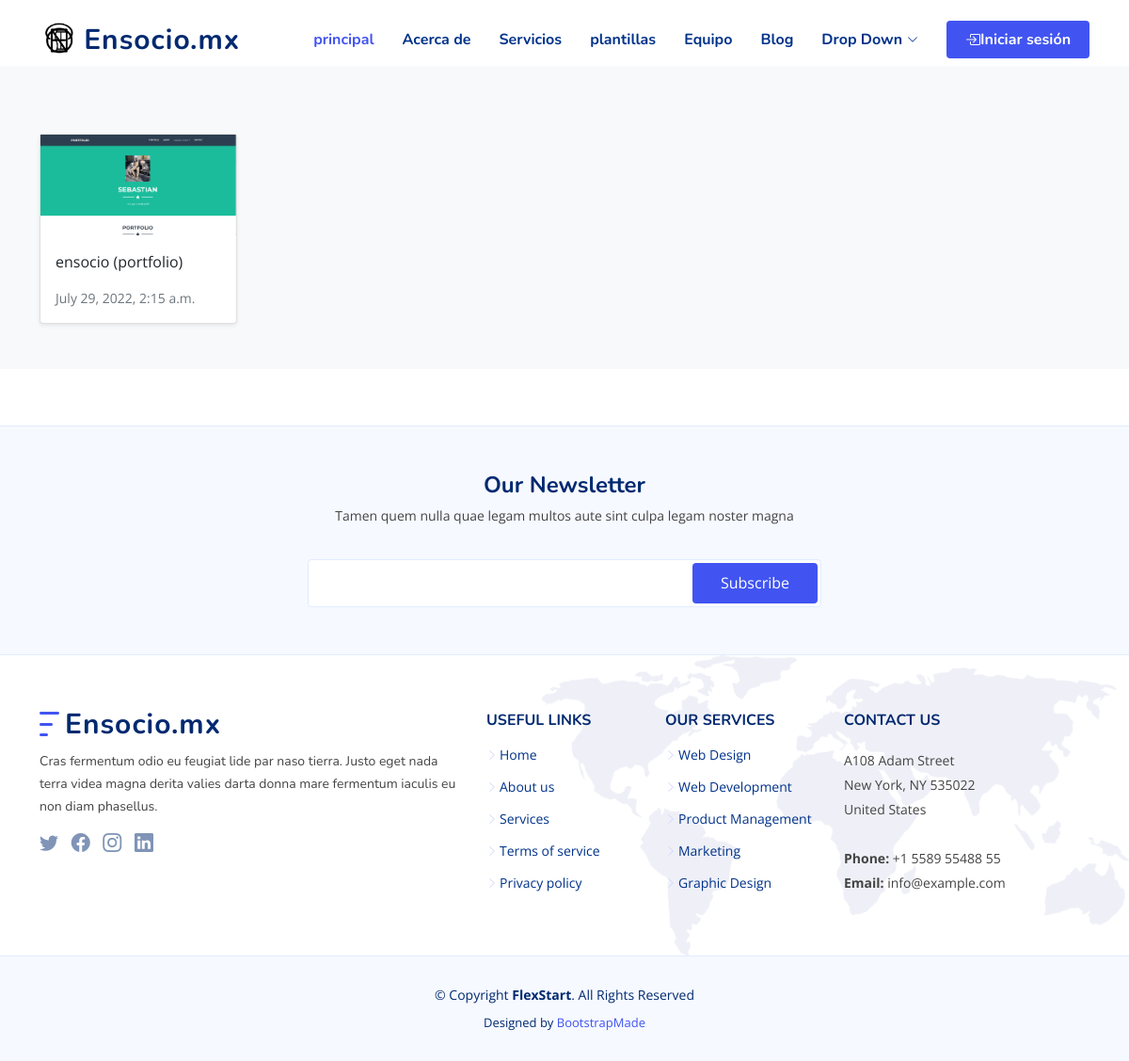
The app's page /shop_plantilla/portfolio/ with its own data.
### Shop/models.py (models this page shows, shortened)
class ProductPlantillas(models.Model):
    category_plantillas = models.ForeignKey(CategoryPlantillas, related_name='productplantillas', on_delete=models.CASCADE)
    created_by_p = models.ForeignKey(settings.AUTH_USER_MODEL, on_delete=models.CASCADE, related_name='product_creator_p')
    title_p = models.CharField(max_length=255)
    author_p = models.CharField(max_length=255, default='admin')
    description_p = tinymce_models.HTMLField(blank=True)
    image_p0 = models.ImageField(upload_to='images/', default='images/default.png', null=True)
    image_p1 = models.ImageField(upload_to='images/', default='images/default.png', null=True)
    image_p2 = models.ImageField(upload_to='images/', default='images/default.png', null=True)
    slug_p = models.SlugField(max_length=255)
    price_p = models.DecimalField(max_digits=7, decimal_places=2)
    old_price_p = models.DecimalField(max_digits=7, decimal_places=2, null=True)
    in_stock_p = models.BooleanField(default=True)
    is_active_p = models.BooleanField(default=True)
    created_p = models.DateTimeField(auto_now_add=True)
    updated_p = models.DateTimeField(auto_now=True)
    class Meta:
        verbose_name_plural = 'Productplantillass'
    def get_absolute_url(self):
        return reverse('Shop:plantillas_detail', args=[self.slug_p])

### Shop/views.py (the view)
# urls.py: path('shop_plantilla/<slug:plantilla_category_slug>/', views.plantilla_category_list, name='plantilla_category_list'),
def plantilla_category_list(request, plantilla_category_slug=None):
    category_plantillas = get_object_or_404(CategoryPlantillas, slug_p=plantilla_category_slug)
    plantillas = ProductPlantillas.objects.filter(category_plantillas=category_plantillas)
    context = {
        'category_plantillas': category_plantillas,
        'plantillas': plantillas,
    }
    return render(request, 'Shop/products/plantilla_category.html', context)

### Shop/models.py (called while the page is built)
    def get_absolute_url(self):
        return reverse('Shop:category_list', args=[self.slug])

    def get_absolute_url(self):
        return reverse('Shop:plantilla_category_list', args=[self.slug_p])

### Shop/views.py (called while the page is built)
def categories(request):
    return {
        'categories': Category.objects.all()
    }

def categoriesplantillas(request):
    return {
        'categoriesplantillas': CategoryPlantillas.objects.all()
    }

### basket/basket.py (called while the page is built)
    def __len__(self):
        return sum(item['qty'] for item in self.basket.values())

### template/Shop/products/plantilla_category.html (shortened to what this page needs)
{% extends "../base.html" %}
{% load static %}
{% block content %}
<main>
  <div class="album py-5 bg-light">
    <div class="container">
      <div class="pb-3 h5">{{ category.name|title }}</div>
      <div class="row row-cols-1 row-cols-sm-2 row-cols-md-5 g-3">
        {% for product in plantillas %}
        <div class="col">
          <div class="card shadow-sm">
          <img class="img-fluid" alt="Responsive image" src="{{ product.image_p0.url }}">
            <div class="card-body">
              <p class="card-text">
                <a class="text-dark text-decoration-none" href="{{ product.get_absolute_url }}">{{ product.title_p }}</a>
              </p>
              <div class="d-flex justify-content-between align-items-center">
                <small class="text-muted">{{ product.created_p }}</small>
              </div>
            </div>
          </div>
        </div>
        {% endfor %}
      </div>
    </div>
  </div>
</main>
{% endblock %}

### static/css/style.css (style rules this page uses)
:root { scroll-behavior: smooth; }
body { font-family: "Open Sans", sans-serif; color: #444444; }
a { color: #4154f1; text-decoration: none; }

### records on screen
ProductPlantillas: image_p0 (picture), title_p "ensocio (portfolio)", created_p "July 29, 2022, 2:15 a.m."
